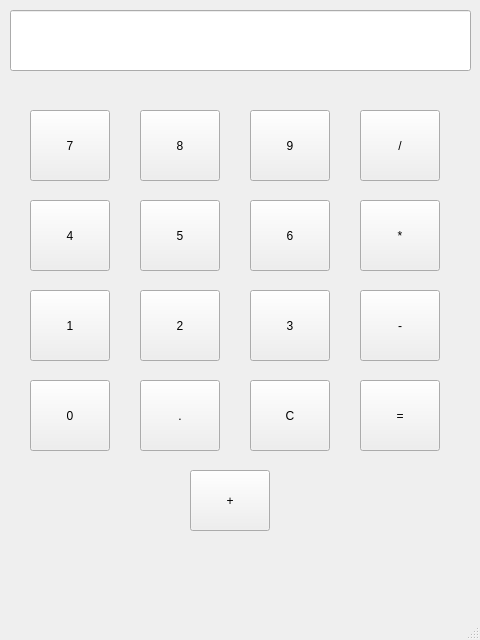
<?xml version="1.0" encoding="UTF-8"?>
<ui version="4.0">
 <class>MainWindow</class>
 <widget class="QMainWindow" name="MainWindow">
  <property name="geometry">
   <rect>
    <x>0</x>
    <y>0</y>
    <width>480</width>
    <height>640</height>
   </rect>
  </property>
  <property name="windowTitle">
   <string>MainWindow</string>
  </property>
  <widget class="QWidget" name="centralwidget">
   <widget class="QLineEdit" name="lineEdit">
    <property name="geometry">
     <rect>
      <x>10</x>
      <y>10</y>
      <width>461</width>
      <height>61</height>
     </rect>
    </property>
   </widget>
   <widget class="QPushButton" name="btn_7">
    <property name="geometry">
     <rect>
      <x>30</x>
      <y>110</y>
      <width>80</width>
      <height>71</height>
     </rect>
    </property>
    <property name="text">
     <string>7</string>
    </property>
   </widget>
   <widget class="QPushButton" name="btn_8">
    <property name="geometry">
     <rect>
      <x>140</x>
      <y>110</y>
      <width>80</width>
      <height>71</height>
     </rect>
    </property>
    <property name="text">
     <string>8</string>
    </property>
   </widget>
   <widget class="QPushButton" name="btn_9">
    <property name="geometry">
     <rect>
      <x>250</x>
      <y>110</y>
      <width>80</width>
      <height>71</height>
     </rect>
    </property>
    <property name="text">
     <string>9</string>
    </property>
   </widget>
   <widget class="QPushButton" name="btn_divide">
    <property name="geometry">
     <rect>
      <x>360</x>
      <y>110</y>
      <width>80</width>
      <height>71</height>
     </rect>
    </property>
    <property name="text">
     <string>/</string>
    </property>
   </widget>
   <widget class="QPushButton" name="btn_4">
    <property name="geometry">
     <rect>
      <x>30</x>
      <y>200</y>
      <width>80</width>
      <height>71</height>
     </rect>
    </property>
    <property name="text">
     <string>4</string>
    </property>
   </widget>
   <widget class="QPushButton" name="btn_5">
    <property name="geometry">
     <rect>
      <x>140</x>
      <y>200</y>
      <width>80</width>
      <height>71</height>
     </rect>
    </property>
    <property name="text">
     <string>5</string>
    </property>
   </widget>
   <widget class="QPushButton" name="btn_6">
    <property name="geometry">
     <rect>
      <x>250</x>
      <y>200</y>
      <width>80</width>
      <height>71</height>
     </rect>
    </property>
    <property name="text">
     <string>6</string>
    </property>
   </widget>
   <widget class="QPushButton" name="btn_multiply">
    <property name="geometry">
     <rect>
      <x>360</x>
      <y>200</y>
      <width>80</width>
      <height>71</height>
     </rect>
    </property>
    <property name="text">
     <string>*</string>
    </property>
   </widget>
   <widget class="QPushButton" name="btn_1">
    <property name="geometry">
     <rect>
      <x>30</x>
      <y>290</y>
      <width>80</width>
      <height>71</height>
     </rect>
    </property>
    <property name="text">
     <string>1</string>
    </property>
   </widget>
   <widget class="QPushButton" name="btn_2">
    <property name="geometry">
     <rect>
      <x>140</x>
      <y>290</y>
      <width>80</width>
      <height>71</height>
     </rect>
    </property>
    <property name="text">
     <string>2</string>
    </property>
   </widget>
   <widget class="QPushButton" name="btn_3">
    <property name="geometry">
     <rect>
      <x>250</x>
      <y>290</y>
      <width>80</width>
      <height>71</height>
     </rect>
    </property>
    <property name="text">
     <string>3</string>
    </property>
   </widget>
   <widget class="QPushButton" name="btn_subtract">
    <property name="geometry">
     <rect>
      <x>360</x>
      <y>290</y>
      <width>80</width>
      <height>71</height>
     </rect>
    </property>
    <property name="text">
     <string>-</string>
    </property>
   </widget>
   <widget class="QPushButton" name="btn_0">
    <property name="geometry">
     <rect>
      <x>30</x>
      <y>380</y>
      <width>80</width>
      <height>71</height>
     </rect>
    </property>
    <property name="text">
     <string>0</string>
    </property>
   </widget>
   <widget class="QPushButton" name="btn_dot">
    <property name="geometry">
     <rect>
      <x>140</x>
      <y>380</y>
      <width>80</width>
      <height>71</height>
     </rect>
    </property>
    <property name="text">
     <string>.</string>
    </property>
   </widget>
   <widget class="QPushButton" name="btn_clear">
    <property name="geometry">
     <rect>
      <x>250</x>
      <y>380</y>
      <width>80</width>
      <height>71</height>
     </rect>
    </property>
    <property name="text">
     <string>C</string>
    </property>
   </widget>
   <widget class="QPushButton" name="btn_equal">
    <property name="geometry">
     <rect>
      <x>360</x>
      <y>380</y>
      <width>80</width>
      <height>71</height>
     </rect>
    </property>
    <property name="text">
     <string>=</string>
    </property>
   </widget>
   <widget class="QPushButton" name="btn_add">
    <property name="geometry">
     <rect>
      <x>190</x>
      <y>470</y>
      <width>80</width>
      <height>61</height>
     </rect>
    </property>
    <property name="text">
     <string>+</string>
    </property>
   </widget>
  </widget>
  <widget class="QMenuBar" name="menubar">
   <property name="geometry">
    <rect>
     <x>0</x>
     <y>0</y>
     <width>480</width>
     <height>22</height>
    </rect>
   </property>
  </widget>
  <widget class="QStatusBar" name="statusbar"/>
 </widget>
 <resources/>
 <connections/>
</ui>
